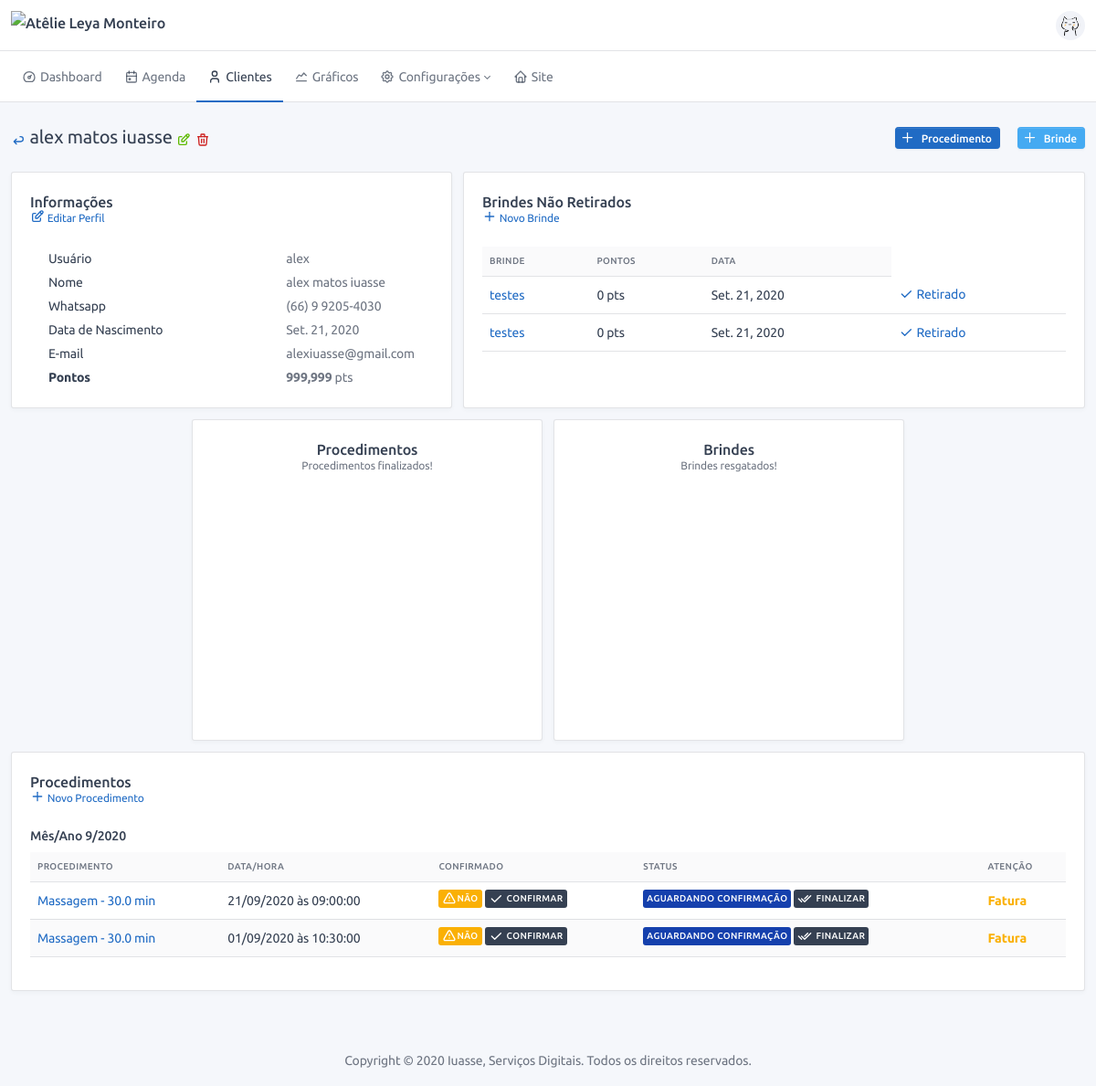
The app's page /user/admin/2/profile/ (signed in), older data.
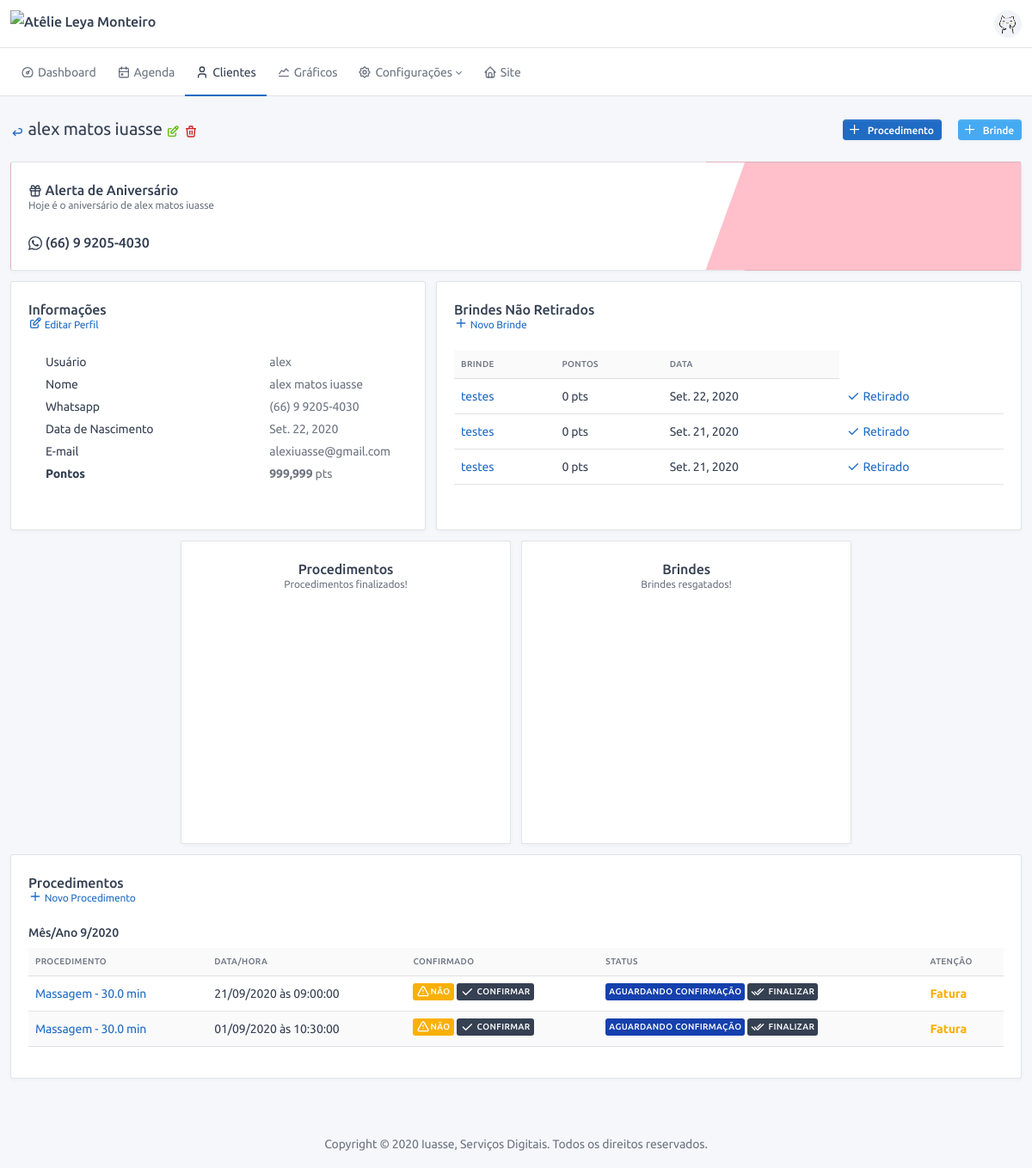
The same page, newer data.
### users/models.py (models this page shows, shortened)
class Profile(BaseModel):
    name = models.CharField("nome completo", max_length=150)
    birth_date = models.DateField('data de nascimento', blank=True, null=True, help_text="Informe uma data válida!")
    whatsapp = models.CharField('whatsapp', max_length=16, help_text="Esse será o número usado para contato!")
    total_of_points = models.IntegerField(default=0, verbose_name='Total de pontos')
    user = models.OneToOneField(User, on_delete=models.CASCADE)
    def get_full_name(self):
        return self.name
    @property
    def get_new_service_url(self):
        return reverse('service:orderofservice:create', kwargs={'cpk': self.pk})
    @property
    def get_new_reward_url(self):
        return reverse('users:rewardretrieved:create', kwargs={'cpk': self.pk})
    @property
    def get_delete_url(self):
        return reverse('users:admin:delete', kwargs={'pk': self.pk})
    @property
    def get_edit_url(self):
        return reverse('users:admin:edit', kwargs={'pk': self.pk})
    @property
    def get_back_url(self):
        return reverse('users:admin:view')
    def is_birthday(self):
        today = datetime.today()
        return self.birth_date.day == today.day and self.birth_date.month == today.month if self.birth_date else False
    def get_dict_data(self):
        return {
            'Usuário': self.user.username,
            'Nome': self.get_full_name(),
            'Whatsapp': self.whatsapp,
            'Data de Nascimento': self.birth_date,
            'E-mail': self.user.email,
        }
    def has_service(self):
        return self.user.orderofservice_set.count()
    def get_service_sorted_by_entry_date(self):
        retDict = {}
        for s in self.user.orderofservice_set.all().order_by('-date', '-id'):
            m_y = "{}/{}".format(s.date.month, s.date.year)
            if m_y in retDict:
                retDict[m_y]['services'].append(s)
            else:
                retDict[m_y] = {}
                retDict[m_y]['services'] = []
                retDict[m_y]['services'].append(s)
        return retDict
    def has_reward_admin(self):
        return self.user.rewardretrieved_set.filter(retrieved=False).count()
    def sorted_reward_set_admin(self):
        return self.user.rewardretrieved_set.filter(retrieved=False).order_by('-date', '-id')

class RewardRetrieved(BaseModel):
    reward = models.ForeignKey("config.Reward", on_delete=models.PROTECT, verbose_name="Brinde")
    points = models.IntegerField("Pontos", default=0)
    quantity = models.IntegerField("Quantidade", default=1)
    date = models.DateField("Data", default=timezone.localtime(timezone.now()))
    retrieved = models.BooleanField("Resgatado", default=False, help_text="Esse brinde já foi resgatado?")
    customer = models.ForeignKey(User, on_delete=models.CASCADE, verbose_name="Cliente")
    @property
    def get_edit_url(self):
        return reverse('users:rewardretrieved:edit', kwargs={'cpk': self.customer.pk, 'pk': self.pk})
    @property
    def get_confirm_url(self):
        return reverse('users:rewardretrieved:confirm', kwargs={'pk': self.pk})

### config/models.py (models this page shows, shortened)
class BaseConfigModel(BaseModel):
    name = models.CharField("nome", max_length=128)
    def __str__(self):
        return self.name
    class Meta:
        abstract = True

class Reward(BaseConfigModel):
    contextual = models.CharField("cor", default="#ffffff", max_length=7,
                                  help_text="Escolha uma cor para representar esse brinde!")
    quantity_in_points = models.IntegerField("quantidade de pontos", default=1)
    available = models.BooleanField("Disponível", default=True)
    description = models.TextField("Descrição", blank=True, help_text="Usado no site para descrever o brinde")
    image = models.ImageField("Foto", upload_to='images/', help_text="Foto representando o brinde.",
                              blank=True, null=True)

class TypeOfService(BaseConfigModel):
    contextual = models.CharField("cor", default="#ffffff", max_length=7,
                                  help_text="Escolha uma cor para representar esse procedimento!")
    time = models.FloatField("tempo", default=30, help_text="Coloque o tempo em minutos, ex.: 1hr = 60min")
    value = models.DecimalField("Valor", max_digits=11, decimal_places=2, default=0,
                                help_text="Valor do procedimento, ele será usado para auto preenchimento de alguns "
                                          "campos!")
    rewarded_points = models.IntegerField("pontos ganhos", default=0)
    description = models.TextField("Descrição", blank=True, help_text="Usado no site para descrever o procedimento")
    image = models.ImageField("Foto", upload_to='images/', help_text="Foto representando o procedimento.",
                              blank=True, null=True)
    def __str__(self):
        return f"{self.name} - {self.time} min"

class StatusService(BaseConfigModel):
    contextual = models.CharField("cor", default="#ffffff", max_length=7,
                                  help_text="Escolha uma cor para representar esse status")

### service/models.py (models this page shows, shortened)
class OrderOfService(BaseModel):
    type_of_service = models.ForeignKey("config.TypeOfService", verbose_name="Procedimento", on_delete=models.SET_NULL,
                                        null=True)
    status = models.ForeignKey("config.StatusService", verbose_name="Status", on_delete=models.PROTECT)
    finished = models.BooleanField("finalizado", default=False)
    counted = models.BooleanField("contabilizado", default=False, help_text="Procedimento já foi contabilizado?")
    confirmed = models.BooleanField("confirmado", default=False, help_text="Procedimento foi confirmado?")
    canceled = models.BooleanField("cancelado", default=False, help_text="Procedimento foi cancelado?")
    date = models.DateField("Data", default=timezone.localtime(timezone.now()))
    time = models.TimeField("Hora", default=timezone.localtime(timezone.now()))
    observation = models.TextField("observação", blank=True)
    customer = models.ForeignKey(User, verbose_name="Cliente", on_delete=models.CASCADE, blank=True, null=True)
    def get_absolute_url(self):
        return reverse(self.get_reverse_profile, kwargs={'cpk': self.customer.pk, 'pk': self.pk})
    def get_customer_finished_url(self):
        return reverse('service:admin:finish', kwargs={'pk': self.pk, 'flag': 1})
    def get_customer_confirmed_url(self):
        return reverse('service:admin:confirm', kwargs={'pk': self.pk, 'flag': 1})
    def get_confirmed_html(self):
        return settings.ICON_CONFIRMED if self.confirmed else settings.ICON_NOT_CONFIRMED
    def get_date_html(self):
        return f"Hoje às {self.time} <span class='text-info'>{ICON_CALENDAR}</span>" if self.date == date.today() \
            else f"{self.date.strftime('%d/%m/%Y')} às {self.time}"
    def get_is_success(self):
        return self.status.pk == settings.STATUS_SERVICE_FINISHED
    def get_contextual_html_admin(self):
        text = ""
        if self.canceled:
            text = "<span class='font-weight-bold text-danger'>Cancelado</span>"
        elif self.is_invoice_not_completed() or self.is_past_date_invoice():
            text = "<span class='font-weight-bold text-warning'>Fatura</span>"
        return mark_safe(text)
    def is_invoice_not_completed(self):
        return self.invoice.type_of_payment is None

### financial/models.py (models this page shows, shortened)
class Invoice(BaseModel):
    order_of_service = models.OneToOneField("service.OrderOfService", verbose_name="Procedimento",
                                            on_delete=models.CASCADE, null=True, blank=True,
                                            help_text="Procedimento a qual esse lançamento pertence.")
    type_of_payment = models.ForeignKey("config.TypeOfPayment", verbose_name="Tipo de Pagamento", null=True,
                                        on_delete=models.PROTECT, help_text="Qual foi o tipo de pagamento?")
    status = models.ForeignKey("config.StatusPayment", verbose_name="Status", on_delete=models.PROTECT, null=True)
    value = models.DecimalField("Valor", max_digits=11, decimal_places=2, help_text="O valor que foi pago.")
    date = models.DateField("Data", default=now, help_text="Data do pagamento.")
    observation = models.TextField("Observação", blank=True, null=True)

### users/views.py (the view)
# urls.py: path('<int:pk>/profile/', profile_admin, name='profile'),
@login_required
@require_http_methods(["GET"])
@staff_member_required()
@permission_required('users.get_profile', raise_exception=True)
def profile_admin(request, pk):
    user = User.objects.get(pk=pk)
    services = user.orderofservice_set.filter(customer=user, status=settings.STATUS_SERVICE_FINISHED)
    type_of_services = TypeOfService.objects.filter(pk__in=services.values_list('type_of_service', flat=True))
    rewards = user.rewardretrieved_set.filter(retrieved=True)
    rewards_type = Reward.objects.filter(pk__in=rewards.values_list('reward', flat=True))
    return render(request, template_name='user/profile.html', context={
        'obj': user.profile,
        'options_chart_service': SimplePie(
            width=300,
            series=[services.filter(type_of_service=t).count() for t in type_of_services],
            colors=[t.contextual for t in type_of_services],
            labels=[t.name for t in type_of_services],
        ).get_options(),
        'options_chart_reward': SimplePie(
            width=300,
            series=[rewards.filter(reward=r).count() for r in rewards_type],
            colors=[r.contextual for r in rewards_type],
            labels=[r.name for r in rewards_type],
        ).get_options(),
    })

### frontend/templates/user/profile.html (shortened to what the changed rows need)
{% extends '../base/profile.html' %}
{% load static %}
{% load l10n %}
{% block profile_content %}
<div class="row">
    {% if obj.is_birthday %}
    <div class="col-lg-12  ">
        <div class="card bg-triangle-bottom-pink">
            <div class="card-body">
                <h3 class="card-title">{{ICON_GIFT|safe}} Alerta de Aniversário</h3>
                <div class="card-subtitle">Hoje é o aniversário de {{obj.name}}</div>
                <h3>{{ICON_WHATSAPP|safe}} {{obj.whatsapp}}</h3>
            </div>
        </div>
    </div>
    {% endif %}
</div>
<div class="row row-deck row-cards">
    <div class="col-lg-5">
        <div class="card">
            <div class="card-body">
                <div class="table-responsive">
                    <table class="card-table table-hover">
                        {% for k, v in obj.get_dict_data.items %}
                        <tr>
                            <td class="w-100">{{k}}</td>
                            <td class="text-nowrap text-muted">{{v}}</td>
                        </tr>
                        {% endfor %}
                        <tr>
                            <td class="text-nowrap text-muted">
                                <span class="font-weight-bold" data-countup>{{obj.total_of_points}}</span> pts
                            </td>
                        </tr>
                    </table>
                </div>
            </div>
        </div>
    </div>
    <div class="col-lg-7">
        <div class="card">
            <div class="card-body">
                {% if obj.has_reward_admin %}
                <div class="table-responsive mb-3">
                    <table class="table table-hover">
                        <thead>
                        <tr>
                            <th>Brinde</th>
                            <th>Pontos</th>
                            <th>Data</th>
                        </tr>
                        </thead>
                        {% for r in obj.sorted_reward_set_admin %}
                        <tr>
                            <td><a href="{{r.get_edit_url}}">{{r.reward.name}}</a></td>
                            <td><span data-countup>{{r.points}}</span> pts</td>
                            <td>{{r.date}}</td>
                            {% if not r.retrieved %}
                            <td>
                                <a data-toggle="tooltip" href="{{r.get_confirm_url}}"
                                   title="{{TOOLTIP_RETRIEVED_REWARD}}">
                                    {{ICON_CHECK|safe}} Retirado
                                </a>
                            </td>
                            {% endif %}
                        </tr>
                        {% endfor %}
                    </table>
                </div>
                {% else %}
                <p>Tudo certo por aqui!</p>
                {% endif %}
            </div>
        </div>
    </div>
</div>
{% if obj.has_service %}
<div class="card mb-5">
    <div class="card-body">
        {% for k,v in obj.get_service_sorted_by_entry_date.items %}
        <div class="col-lg-12 col-md-auto">
            <h4>Mês/Ano {{k}}</h4>
            <div class="table-responsive">
                <table class="table table-hover table-striped">
                    <thead>
                    <tr>
                        <th>Procedimento</th>
                        <th>Data/Hora</th>
                        <th>Confirmado</th>
                        <th>Status</th>
                        <th>Atenção</th>
                    </tr>
                    </thead>
                    <tbody>
                    {% for kk,vv in v.items %}
                    {% for s in vv %}
                    <tr>
                        <td><a href="{{s.get_absolute_url}}">{{s.type_of_service}}</a></td>
                        <td>{{s.get_date_html|safe}}</td>
                        <td>
                            {{s.get_confirmed_html|safe}}
                            {% if not s.confirmed %}
                            <a class="badge bg-dark" data-toggle="tooltip" href="{{s.get_customer_confirmed_url}}"
                               title="{{TOOLTIP_SERVICE_CONFIRM}}">
                                {{ICON_CHECK|safe}} <span class="ml-1">Confirmar</span>
                            </a>
                            {% endif %}
                        </td>
                        <td>
                            <span class="badge" style="background-color: {{s.status.contextual}};">{{s.status}}</span>
                            {% if not s.get_is_success %}
                            <a class="badge bg-dark" data-toggle="tooltip"
                               href="{{s.get_customer_finished_url}}" title="{{TOOLTIP_SERVICE_FINISH}}">
                                {{ICON_DOUBLE_CHECK|safe}} <span class="ml-1">Finalizar</span>
                            </a>
                            {% endif %}
                        </td>
                        <td>{{s.get_contextual_html_admin}}</td>
                    </tr>
                    {% endfor %}
                    {% endfor %}
                    </tbody>
                </table>
            </div>
        </div>
        {% endfor %}
    </div>
</div>
{% endif %}
{% endblock %}

### frontend/templates/base/profile.html
{% extends 'base.html' %}
{% block content %}
<div class="container-xl">
    <div class="page-header">
        <div class="row align-items-center">
            <div class="col-auto">
                <h2 class="page-title">
                    <a data-toggle="tooltip" href="{{obj.get_back_url}}" title="Voltar">
                        <span class="text-primary">{{ICON_ARROW_BACK|safe}}</span>
                    </a>
                    {{obj.get_full_name}}
                    <a data-toggle="tooltip" href="{{obj.get_edit_url}}" title="Editar">
                        <span class="text-success">{{ICON_EDIT|safe}}</span>
                    </a>
                    <a data-toggle="tooltip" href="{{obj.get_delete_url}}" title="Deletar">
                        <span class="text-danger">{{ICON_DELETE|safe}}</span>
                    </a>
                </h2>
            </div>
            <div class="col-auto ml-auto d-print-none">
                {% block page_header_actions %}{% endblock %}
            </div>
        </div>
    </div>
    {% block profile_content %}{% endblock %}
</div>
{% endblock %}

Row changes from the older to the newer data that the page shows:
changed Profile "alex matos iuasse": birth_date "2020-09-21" → "2020-09-22" (drawn); name (not shown) → "alex matos iuasse"; whatsapp (not shown) → "(66) 9 9205-4030"
added RewardRetrieved: reward.name "testes", points "0", date "Set. 22, 2020"
Text that changed along with them:
text now shown: "Alerta de Aniversário Hoje é o aniversário de"
new list line: "Data de Nascimento"
new list line: "Set. 22, 2020"
list line gone: "Data de Nascimento"
list line gone: "Set. 21, 2020"
